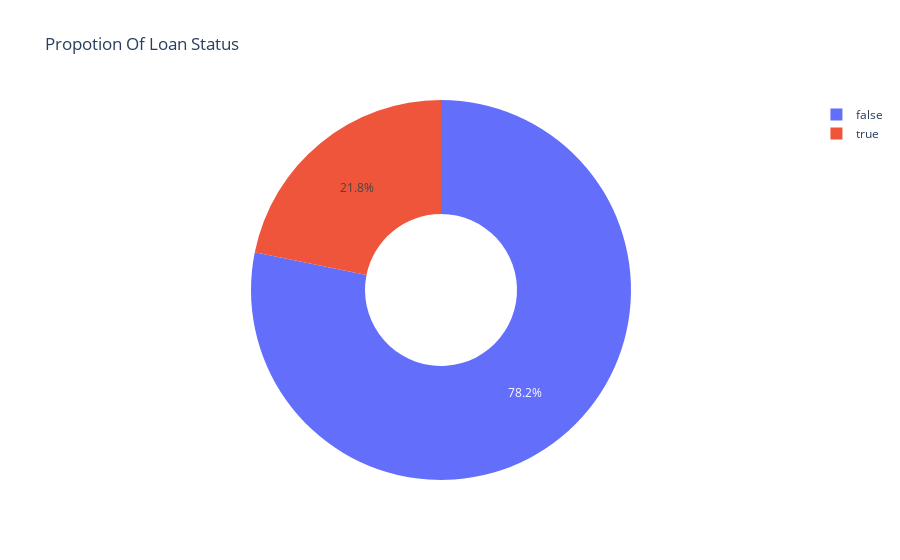

The notebook cell saved with this chart:
### Code cell
ex.pie(df,names='loan_status',title='Propotion Of Loan Status',hole=0.4)

### Figure 1 — Plotly figure (JSON) as saved in the notebook; plotly's stock layout.template omitted (floating-point values rounded to 4 significant figures; data arrays with more than 128 entries replaced by an {"elided": "..."} marker saying what was removed)
{"data": [{"domain": {"x": [0, 1], "y": [0, 1]}, "hole": 0.4, "hovertemplate": "loan_status=%{label}<extra></extra>", "labels": {"elided": "32581 bool values"}, "legendgroup": "", "name": "", "showlegend": true, "type": "pie"}], "layout": {"legend": {"tracegroupgap": 0}, "title": {"text": "Propotion Of Loan Status"}}}
